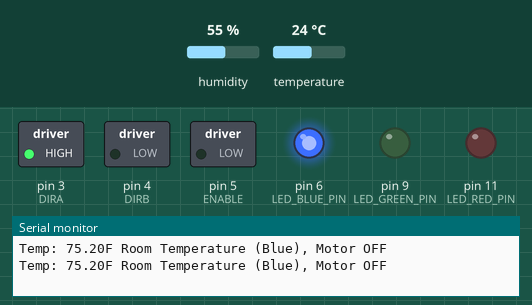
This sketch was run on a simulated Arduino Uno, built with avr-gcc and run on an emulated ATmega328P. Shown: switched loads named in the sketch (green lamp = pin HIGH), output pins drawn as LEDs (lit = HIGH), the last lines printed to the serial monitor. The test bench sets the inputs (shaded band); at power-on: temperature 24 °C, humidity 55 %.

Above: at 2.8 s.
2.9 s: temperature set to 28 °C
5.6 s: temperature set to 31 °C
At 7.4 s:
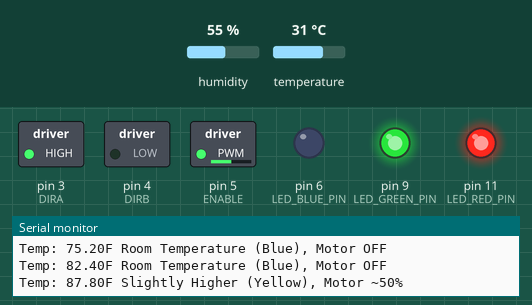
8.3 s: temperature set to 33 °C
At 11.1 s:
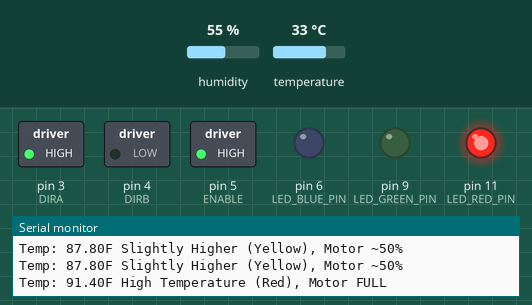
Timing chart, 0 to 12.6 s (numbered marks = the images above; inputs shaded):
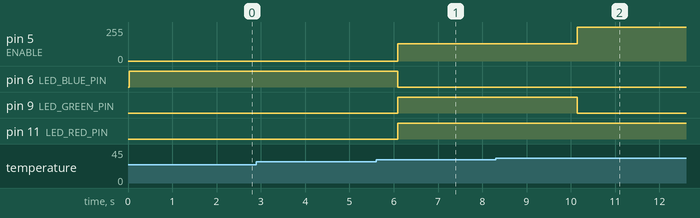

Measured:
- the behaviour switches between 29 and 30 °C on temperature (found by bisection; images 0 and 1)
- the behaviour switches between 31 and 32 °C on temperature (found by bisection; images 1 and 2)
- after the input at 5.6 s, pin 5 (ENABLE): 0/255 → 128/255 after 0.50 s; pin 6 (LED_BLUE_PIN): HIGH → LOW after 0.50 s; pin 9 (LED_GREEN_PIN), pin 11 (LED_RED_PIN): LOW → HIGH after 0.50 s
- after the input at 8.3 s, pin 5 (ENABLE): 128/255 → 255/255 after 1.8 s; pin 9 (LED_GREEN_PIN): HIGH → LOW after 1.8 s

The sketch:

project_5_abbas_hussain.ino
```cpp
#include <DHT.h>

#define ENABLE 5
#define DIRA 3
#define DIRB 4
#define LED_BLUE_PIN 6
#define LED_GREEN_PIN 9
#define LED_RED_PIN 11
#define DHTPIN 10
#define DHTTYPE DHT11
#define ROOM_TEMP_THRESHOLD_F 85.0
#define SLIGHTLY_HIGH_THRESHOLD_F 88.0

DHT dht(DHTPIN, DHTTYPE);

void setup() {
  pinMode(ENABLE, OUTPUT);
  pinMode(DIRA, OUTPUT);
  pinMode(DIRB, OUTPUT);
  pinMode(LED_BLUE_PIN, OUTPUT);
  pinMode(LED_GREEN_PIN, OUTPUT);
  pinMode(LED_RED_PIN, OUTPUT);
  digitalWrite(DIRA, HIGH);
  digitalWrite(DIRB, LOW);
  Serial.begin(9600);
  dht.begin();
}

void loop() {
  float h = dht.readHumidity();
  float f = dht.readTemperature(true);
  if (isnan(h) || isnan(f)) {
    Serial.println("Failed to read from DHT sensor!");
    return;
  }
  if (f < ROOM_TEMP_THRESHOLD_F) {
    setColor(0, 0, 255);
    analogWrite(ENABLE, 0);
    Serial.print("Temp: ");
    Serial.print(f);
    Serial.println("F Room Temperature (Blue), Motor OFF");
  } else if (f < SLIGHTLY_HIGH_THRESHOLD_F) {
    setColor(255, 255, 0);
    analogWrite(ENABLE, 128);
    Serial.print("Temp: ");
    Serial.print(f);
    Serial.println("F Slightly Higher (Yellow), Motor ~50%");
  } else {
    setColor(255, 0, 0);
    analogWrite(ENABLE, 255);
    Serial.print("Temp: ");
    Serial.print(f);
    Serial.println("F High Temperature (Red), Motor FULL");
  }
  delay(2000);
}

void setColor(byte red, byte green, byte blue) {
  analogWrite(LED_RED_PIN, red);
  analogWrite(LED_GREEN_PIN, green);
  analogWrite(LED_BLUE_PIN, blue);
}
```
